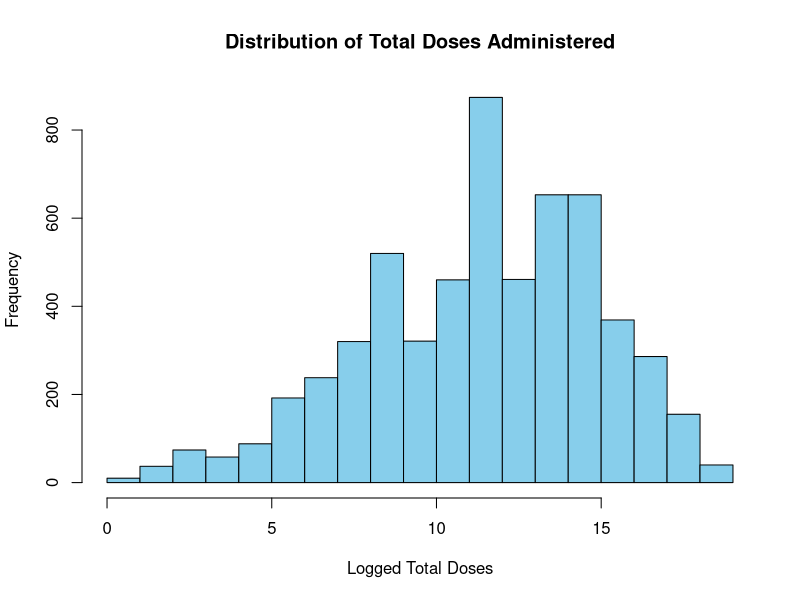

Here is the R script that generated this plot: (Note: this script raises an error after producing the figure.)
## ---- chunk 1
# Load necessary libraries
library(dplyr)
library(tidyr)

## ---- chunk 2
# Load the database
vaccinations <- read.csv("vaccination-administration-bydosenumber_grouped.csv")
head(vaccinations)

# Provinces included in this database
unique_values <- vaccinations %>% distinct(prename)
unique_count <- n_distinct(vaccinations$prename)

unique_values
unique_count

## ---- chunk 3
# Data Cleaning Processes

# Drop empty columns
vaccinations_simplified <- vaccinations %>% select(week_end, pruid, prename, vaccine_group, product_name, numtotal_totaldoses_admin, numtotal_dose1_admin, numtotal_dose2_admin, numtotal_dose3_admin, numtotal_dose4_admin, numtotal_dose5._admin, numtotal_dosenotreported_admin)

# Handle missing values
# Remove rows with missing values
vaccinations_cleaned <- na.omit(vaccinations_simplified)

## ---- chunk 4
unique_groups <- vaccinations_cleaned %>% distinct(vaccine_group)
unique_groups

## ---- chunk 5
# Log-transformed total doses admin
vaccinations_cleaned <- vaccinations_cleaned %>%
  mutate(log_total_doses = log(numtotal_totaldoses_admin))

# Histogram of numerical distribution
hist(vaccinations_cleaned$log_total_doses, main="Distribution of Total Doses Administered", xlab="Logged Total Doses", col="skyblue")

# Categorical distributions
vaccinations_cleaned %>% 
  count(vaccine_group) %>%
  ggplot(aes(x=reorder(vaccine_group, n), y=n)) +
  geom_bar(stat="identity", fill="steelblue") +
  coord_flip() +
  labs(title="Count of Vaccinations by Vaccine Group", x="Vaccine Group", y="Count")

# Time series analysis
vaccinations_cleaned %>%
  group_by(week_end) %>%
  summarise(total_doses = sum(numtotal_totaldoses_admin)) %>%
  ggplot(aes(x=as.Date(week_end), y=total_doses)) +
  geom_line(color="darkgreen") +
  labs(title="Total Doses Administered Over Time", x="Week End", y="Total Doses")

## ---- chunk 6
library(scales)

## ---- chunk 7
# Vaccinations by provinces
vaccinations_cleaned %>%
  filter(prename != "Canada") %>%
  group_by(prename) %>%
  ggplot(aes(x=reorder(prename, numtotal_totaldoses_admin), y=numtotal_totaldoses_admin)) +
  geom_bar(stat="identity", fill="purple") +
  coord_flip() +
  labs(title="Total Doses Administered by Province", x="Province", y="Total Doses") +
  scale_y_continuous(labels = comma)

## ---- chunk 8
# Correlations between dose levels
dose_data <- vaccinations_cleaned %>% select(starts_with("numtotal_dose"))
corr_matrix <- cor(dose_data, use="complete.obs")
corrplot::corrplot(corr_matrix, method="circle")

# Detect for outliers
vaccinations_cleaned %>%
  select(starts_with("numtotal_dose")) %>%
  gather(dose_type, dose_value) %>%
  ggplot(aes(x=dose_type, y=dose_value)) +
  geom_boxplot(fill="orange") +
  labs(title="Distribution of Doses Administered by Type", x="Dose Type", y="Number of Doses")

## ---- chunk 9
# Load required libraries
library(readr)
library(dplyr)
library(ggplot2)
library(scales)
library(lubridate)

# Read the CSV file
data <- read.csv("vaccination-administration-bydosenumber_grouped.csv")

# Filter and process the data
vaccination_trend <- data %>%
  # Filter only rows where product_name is "Total"
  filter(product_name == "Total") %>%
  # Convert week_end to Date type
  mutate(week_end = as.Date(week_end)) %>%
  # Group by month and get the last entry for each month
  group_by(month = floor_date(week_end, "month")) %>%
  slice(which.max(numtotal_totaldoses_admin))

# Create the plot
ggplot(vaccination_trend, aes(x = month, y = numtotal_totaldoses_admin)) +
  # Add the line
  geom_line(color = "#2563eb", size = 1) +
  # Add points
  geom_point(color = "#2563eb", size = 2, alpha = 0.6) +
  # Customize the theme
  theme_minimal() +
  # Customize the labels and title
  labs(
    title = "Ontario COVID-19 Vaccination Progress",
    x = "Date",
    y = "Total Vaccinations",
    caption = "Data source: Ontario vaccination records"
  ) +
  # Format y-axis to millions
  scale_y_continuous(
    labels = function(x) paste0(round(x/1000000, 1), "M"),
    breaks = seq(0, max(vaccination_trend$numtotal_totaldoses_admin), by = 5000000)
  ) +
  # Format x-axis dates
  scale_x_date(
    date_breaks = "2 months",
    date_labels = "%Y-%m"
  ) +
  # Customize the theme further
  theme(
    plot.title = element_text(size = 14, face = "bold"),
    axis.text.x = element_text(angle = 45, hjust = 1),
    panel.grid.minor = element_blank(),
    panel.grid.major = element_line(color = "gray90"),
    plot.margin = margin(1, 1, 1, 1, "cm")
  )

# Save the plot if needed
# ggsave("ontario_vaccination_trend.png", width = 12, height = 8, dpi = 300)
## ---- chunk 10
write.csv(vaccinations_cleaned, "vaccinations_cleaned.csv", row.names = FALSE)

